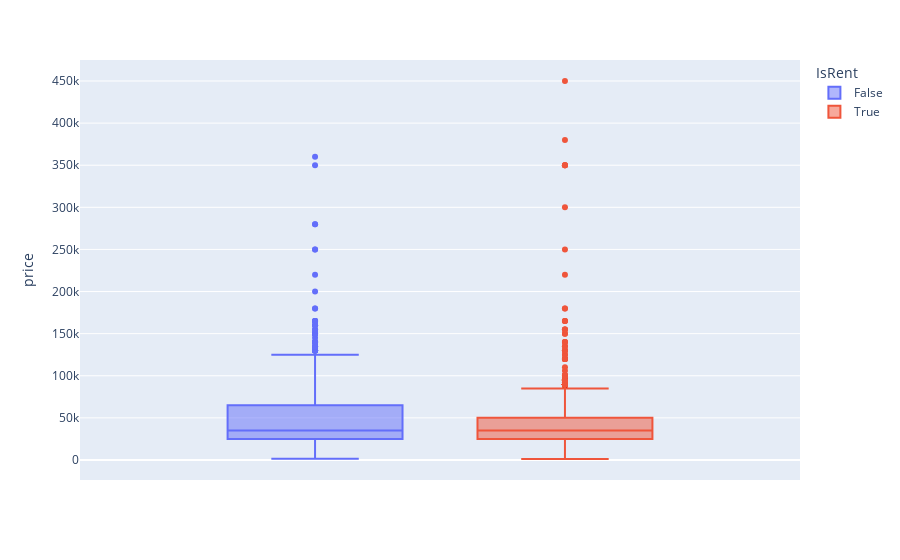

Notebook cell for this chart:
### Code cell
fig = px.box(
    real_estate,
    y="price",
    color="IsRent",
)


fig.show()

### Figure 1 — Plotly figure (JSON) as saved in the notebook; plotly's stock layout.template omitted (floating-point values rounded to 4 significant figures; data arrays with more than 128 entries replaced by an {"elided": "..."} marker saying what was removed)
{"data": [{"alignmentgroup": "True", "hovertemplate": "IsRent=False<br>price=%{y}<extra></extra>", "legendgroup": "False", "marker": {"color": "#636efa"}, "name": "False", "notched": false, "offsetgroup": "False", "orientation": "v", "showlegend": true, "type": "box", "x0": " ", "xaxis": "x", "y": {"elided": "3666 int values"}, "y0": " ", "yaxis": "y"}, {"alignmentgroup": "True", "hovertemplate": "IsRent=True<br>price=%{y}<extra></extra>", "legendgroup": "True", "marker": {"color": "#EF553B"}, "name": "True", "notched": false, "offsetgroup": "True", "orientation": "v", "showlegend": true, "type": "box", "x0": " ", "xaxis": "x", "y": {"elided": "2917 int values"}, "y0": " ", "yaxis": "y"}], "layout": {"boxmode": "group", "legend": {"title": {"text": "IsRent"}, "tracegroupgap": 0}, "margin": {"t": 60}, "xaxis": {"anchor": "y", "domain": [0, 1]}, "yaxis": {"anchor": "x", "domain": [0, 1], "title": {"text": "price"}}}}
